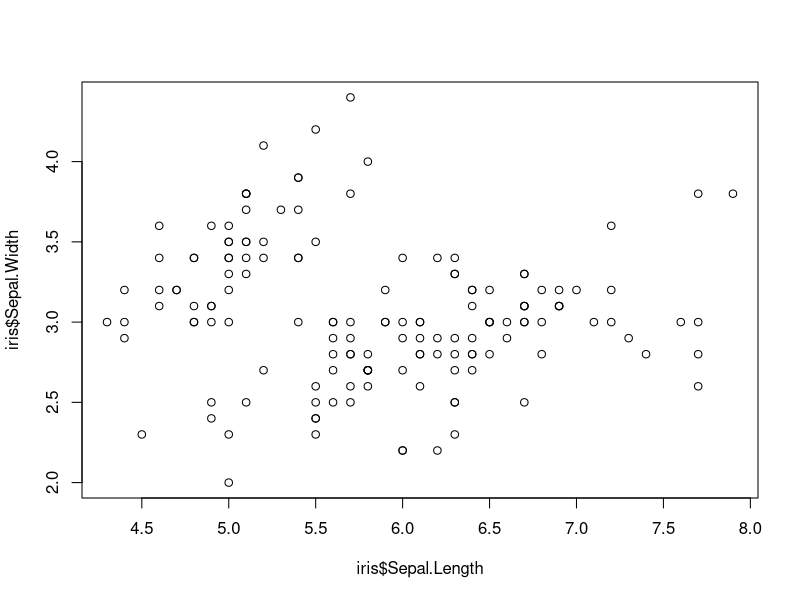
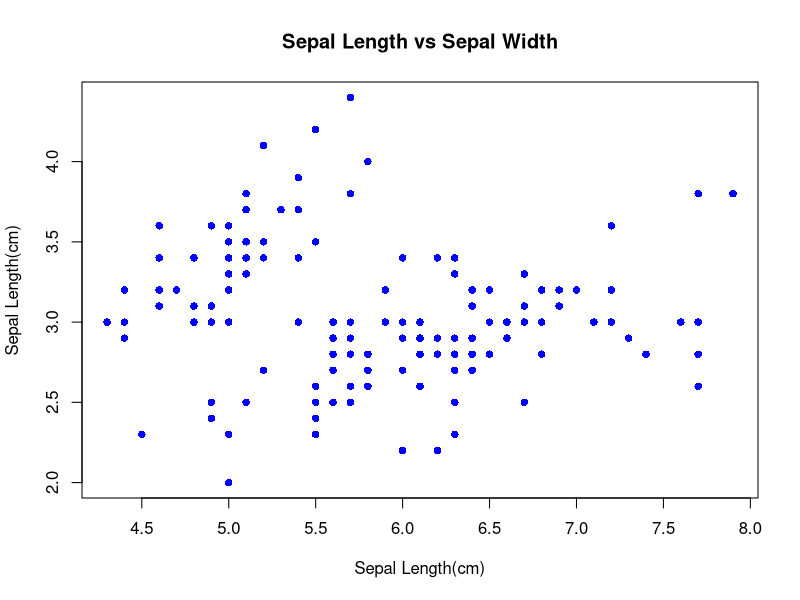

These figures' R source, in order:
#Load & Understand the iris Dataset
data(iris)
str(iris)
View(iris)
#Basic Scatter Plot: Sepal Length vs Sepal Width
plot(iris$Sepal.Length,iris$Sepal.Width)
#Labelled Scatter Plot
plot(
  iris$Sepal.Length,
  iris$Sepal.Width,
  main="Sepal Length vs Sepal Width",
  xlab="Sepal Length(cm)",
  ylab="Sepal Length(cm)",
  col="blue",
  pch=16
)

